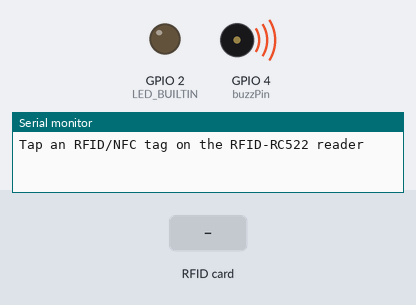
Recording of a sketch running on a simulated ESP32. On the bench: output pins drawn as LEDs (lit = HIGH), buzzer (waves = sounding, pin HIGH), the last lines printed to the serial monitor. Dashed ring = blinking. The inputs (shaded band) are chosen by the test bench.

Above: at 1.2 s.
1.3 s: RFID card D5 3A CE 65 held to the reader
At 1.9 s:
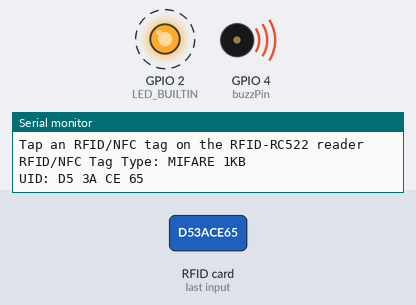
4.3 s: RFID card DA D4 16 CB held to the reader
At 4.71 s:
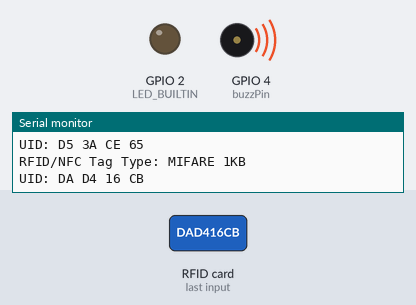
6.0 s: RFID card DA D4 16 CB held to the reader
At 6.17 s:
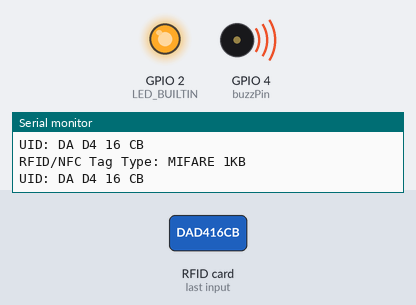
Timing chart, 0 to 9.0 s (numbered marks = the images above; inputs shaded):
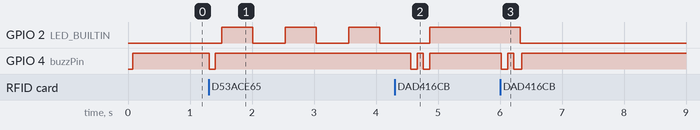

Measured:
- after the input at 1.3 s, GPIO 2 (LED_BUILTIN): alternates HIGH for 0.50 s and LOW for 0.53 s, starting after 0.21 s; GPIO 4 (buzzPin): HIGH → LOW at once, → HIGH 0.10 s later
- after the input at 4.3 s, GPIO 4 (buzzPin): alternates HIGH for 0.10 s and LOW for 0.10 s, 4 changes in all, then stays HIGH, starting after 0.26 s
- after the input at 6.0 s, GPIO 2 (LED_BUILTIN): HIGH → LOW after 0.32 s; GPIO 4 (buzzPin): alternates HIGH for 0.10 s and LOW for 0.11 s, 4 changes in all, then stays HIGH, starting at once

The sketch:

HW_9.ino
```cpp
#include <SPI.h>
#include <MFRC522.h>
#define SS_PIN  5
#define RST_PIN 27
MFRC522 rfid(SS_PIN, RST_PIN);
int buzzPin = 4;
byte nuidPICC[4];
byte myidPICC1[4] = {0xDA,0xD4,0x16,0xCB};  //白卡
byte myidPICC2[4] = {0xD5,0x3A,0xCE,0x65};  //藍卡

void setup() {
  Serial.begin(9600);
  SPI.begin(); // init SPI bus
  rfid.PCD_Init(); // init MFRC522
  Serial.println("Tap an RFID/NFC tag on the RFID-RC522 reader");
  pinMode(buzzPin, OUTPUT);
  digitalWrite(buzzPin, LOW);
  pinMode(LED_BUILTIN, OUTPUT);
}

int LED = 2;

void loop() {

  if (rfid.PICC_IsNewCardPresent()) { // new tag is available
    if (rfid.PICC_ReadCardSerial()) { // NUID has been readed
      MFRC522::PICC_Type piccType = rfid.PICC_GetType(rfid.uid.sak);
      Serial.print("RFID/NFC Tag Type: ");
      Serial.println(rfid.PICC_GetTypeName(piccType));
      // print UID in Serial Monitor in the hex format
      Serial.print("UID:");
      for (int i = 0; i < rfid.uid.size; i++) {
        Serial.print(rfid.uid.uidByte[i] < 0x10 ? " 0" : " ");
        Serial.print(rfid.uid.uidByte[i], HEX);
      }
      Serial.println();
      rfid.PICC_HaltA(); // halt PICC
      rfid.PCD_StopCrypto1(); // stop encryption on PCD

      if(rfid.uid.uidByte[0] == myidPICC1[0] &&
      rfid.uid.uidByte[1] == myidPICC1[1] &&
      rfid.uid.uidByte[2] == myidPICC1[2] &&
      rfid.uid.uidByte[3] == myidPICC1[3] ){
        digitalWrite(buzzPin, LOW);
        delay(100);
        digitalWrite(buzzPin, HIGH);
        delay(100);
        digitalWrite(buzzPin, LOW);
        delay(100);
        if(LED == 0){
          LED = 2;
          digitalWrite(LED_BUILTIN, LOW);
          return;
        }
        LED = 0;
        digitalWrite(LED_BUILTIN, HIGH);  //白卡恆亮
      }else if(rfid.uid.uidByte[0] == myidPICC2[0] &&
        rfid.uid.uidByte[1] == myidPICC2[1] &&
        rfid.uid.uidByte[2] == myidPICC2[2] &&
        rfid.uid.uidByte[3] == myidPICC2[3] ){
        digitalWrite(buzzPin, LOW);
        delay(100);
        digitalWrite(buzzPin, HIGH);
        delay(100);
        if(LED == 1){
          LED = 2;
          digitalWrite(LED_BUILTIN, LOW);
          return;
        }
        LED = 1;  //藍卡閃爍
      }else{
        LED = 2;
        digitalWrite(LED_BUILTIN, LOW);  //其他警報
        for(int i = 0;i < 10;i++){
          digitalWrite(buzzPin, LOW);
          delay(100);
          digitalWrite(buzzPin, HIGH);
          delay(100);
        }
      }
    }
  }
  digitalWrite(buzzPin, HIGH);

  if(LED == 1){
    digitalWrite(LED_BUILTIN, HIGH);
    delay(500);
    digitalWrite(LED_BUILTIN, LOW);
    delay(500);
  }
  //Serial.print(LED);
}
```
